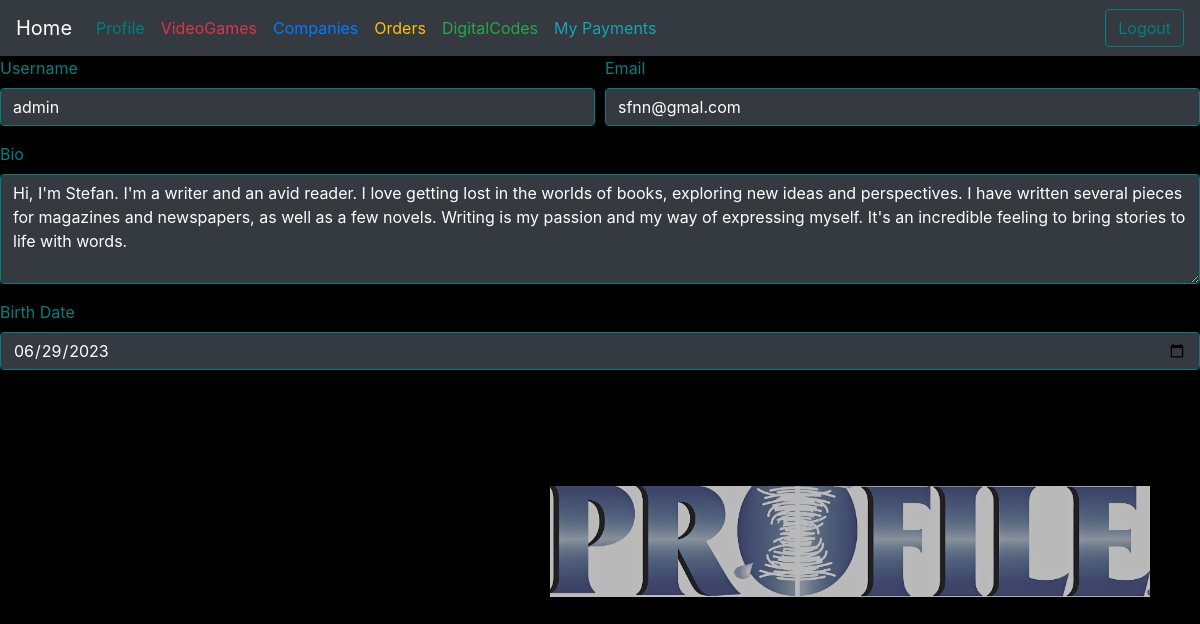
The page /profile/ (signed in) on the database its author committed.
### Eshop/models.py (models this page shows, shortened)
class CustomUser(AbstractUser):
    bio = models.TextField(blank=True)
    birth_date = models.DateField(null=True, blank=True)

### Eshop/views.py (the view, shortened to what this page needs)
# urls.py: path('profile/', profile, name='profile'),
def profile(request):
    user = request.user
    context = {
        'user': user
    }
    return render(request, 'profile.html', context)

### Eshop/templates/profile.html (shortened to what this page needs)
<!DOCTYPE html>
<html>
<head>
    <link rel="stylesheet" href="https://cdn.jsdelivr.net/npm/bootstrap@4.1.3/dist/css/bootstrap.min.css"
>
</head>
<body>
    <nav class="navbar navbar-expand-lg navbar-light bg-dark">
  <a class="navbar-brand text-white" href="https://eshopfordigitalcodes.azurewebsites.net/home/">Home</a>
  <div class="collapse navbar-collapse" id="navbarSupportedContent">
    <ul class="navbar-nav mr-auto">
        <li class="nav-item">
        <a class="nav-link " href="#" style="color: teal">Profile</a>
      </li>
      <li class="nav-item">
        <a class="nav-link text-danger" href="https://eshopfordigitalcodes.azurewebsites.net/videogames/">VideoGames</a>
      </li>
        <li class="nav-item">
        <a class="nav-link text-primary"  href="https://eshopfordigitalcodes.azurewebsites.net/companies/">Companies</a>
      </li>
        <li class="nav-item">
        <a class="nav-link text-warning" href="#">Orders</a>
      </li>
        <li class="nav-item">
        <a class="nav-link text-success" href="https://eshopfordigitalcodes.azurewebsites.net/digitalcodes/">DigitalCodes</a>
      </li>
         <li class="nav-item">
        <a class="nav-link text-info" href="https://eshopfordigitalcodes.azurewebsites.net/payments/">My Payments</a>
      </li>
    </ul>
    <form class="form-inline my-2 my-lg-0">
      <a href="{% url 'logout' %}" class="btn btn-outline-teal my-2 my-sm-0 " style="color: teal; background-color: transparent; border-color: teal">Logout</a>
    </form>
  </div>
</nav>
<form>
  <div class="form-row">
    <div class="form-group col-md-6">
      <label for="username" style="color: teal">Username</label>
      <input type="text" class="form-control bg-dark" style="background-color: transparent; border-color: teal;"  id="username" value="{{ user.username }}" readonly>
    </div>
    <div class="form-group col-md-6">
      <label for="email" style="color: teal">Email</label>
      <input type="email" class="form-control bg-dark btn-outline-teal" style="background-color: transparent; border-color: teal;" id="email" value="{{ user.email }}" readonly>
    </div>
  </div>
  <div class="form-group">
    <label for="bio" style="color: teal">Bio</label>
    <textarea class="form-control bg-dark"  style="background-color: transparent; border-color: teal;" id="bio" rows="4">{{ user.bio }}</textarea>
  </div>
  <div class="form-group">
    <label for="birth-date" style="color: teal">Birth Date</label>
    <input type="date" class="form-control bg-dark"  style="background-color: transparent; border-color: teal;"  id="birth-date" value="{{ user.birth_date|date:'Y-m-d' }}">
  </div>
</form>
<div class="col-md-6 d-flex align-items-center justify-content-center moveImage image-container">
      <img src="../../images/LARGE_Profile_Logo.jpg" alt="Profile Picture" class="img-fluid">
</body>
</html>

### Eshop/templates/profile.html (style rules this page uses)
body { background-color: black; }
.form-control { color: white; }
.moveImage { position: relative; left: 550px; top: 100px; }
.image-container { background-color: black; padding: 0; margin: 0; }

### rows shown on the page
CustomUser: username "admin", email "sfnn@gmal.com", bio "Hi, I'm Stefan. I'm a writer and an avid reader. I love getting lost in the worlds of books, exploring new ideas and perspectives. I have written several pieces for magazines and newspapers, as well as a few novels. Writing is my passion and my way of expressing myself. It's an incredible feeling to bring stories to life with words.", birth_date "06/29/2023"
